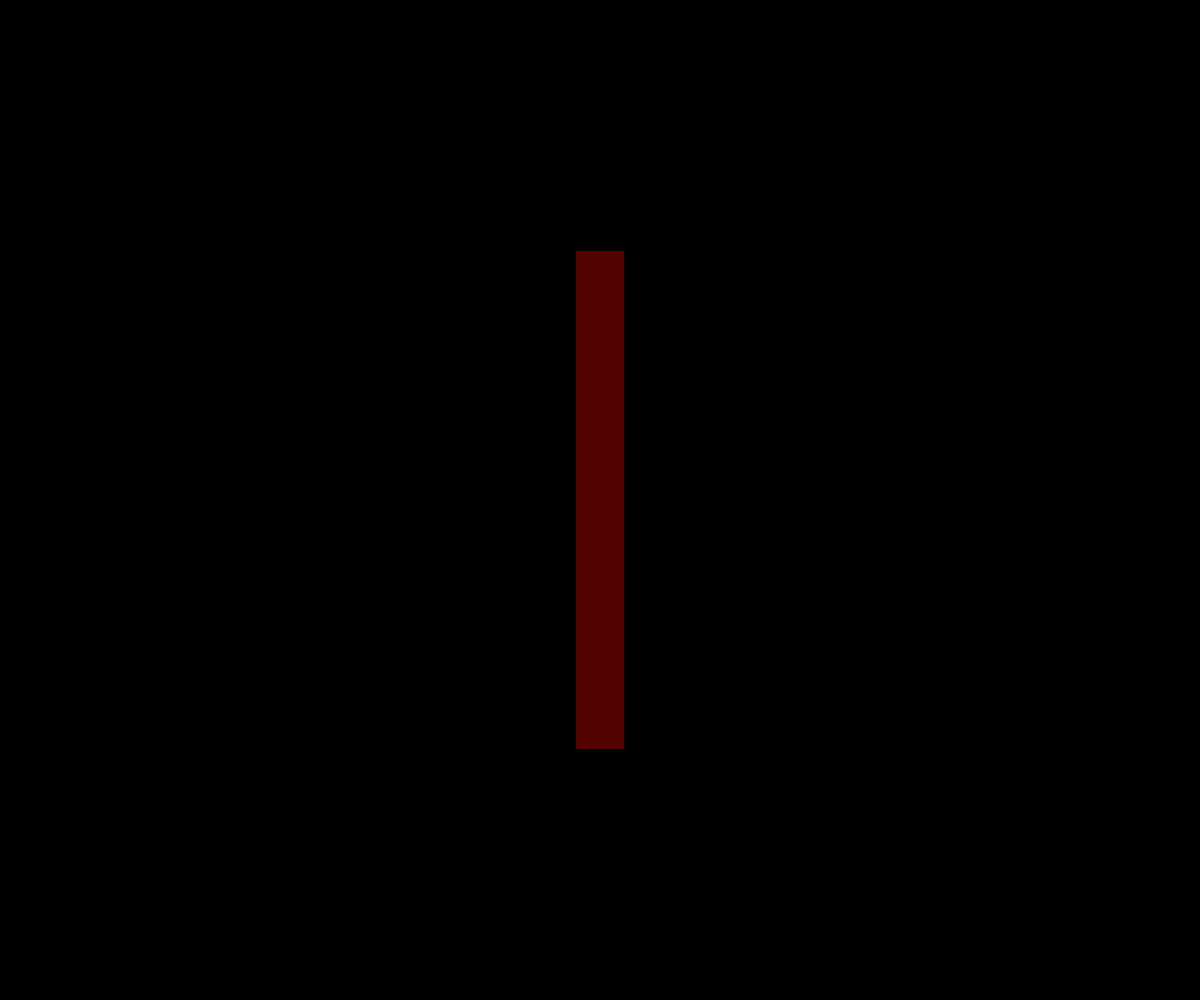
Frame 1 (no input)
Frame 60 (no input): identical to frame 1, image omitted
Frame 120 (the mouse pressed at the canvas centre since frame 60): identical to frame 1, image omitted

The p5.js sketch that drew this single still picture (run headless with seeded random() and noise() and a simulated clock; from frame 60 on, the mouse is pressed at the canvas centre):

// p5.js sketch
// ── sketch.js
function setup() {
  pixelDensity(1);
  createCanvas(windowWidth, windowHeight);
  ar = 0;
  vr = 0;
  dr = 0;
  r = 0;
  colorMode(HSB);
}
function draw() {
  background(0);
  drawBg();

  push();
  translate(width / 2, height / 2);
  spinner();
  rectMode(CENTER);
  strokeWeight(2);
  fill(0, 255-(abs(vr) * 255), abs(vr)*128+32);
  stroke(0);
  rect(0, 0, height / 20, height / 2);
  pop();

}

function spinner() {
  rz = (rotationZ > 180) ? rotationZ - 360 : rotationZ;
  prz = (pRotationZ > 180) ? pRotationZ - 360 : pRotationZ;
  dr = (30 < rotationZ && rotationZ < 330) ? rotationZ - pRotationZ : rz - prz;
  if (!pRotationZ) { dr = 0.0001; }

  ar = 0.1 * radians(dr / abs(dr) * (dr * dr));
  vr += 0.3 * ar;
  r += vr;
  if (touches.length > 0) { vr = ar = 0; }
  rotate(r);
  vr = 0.995 * vr;


}

function drawBg() {
  push();
  steps = 48;
  weight = height / steps;
  strokeWeight(weight+1);
  for (i = 0; i < steps; i++) {
    stroke(360 - (-i + frameCount * 5) % 360, 100, abs(vr)*100-100);
    line(0, i * weight, height, i * weight);
  }
  pop();
}
